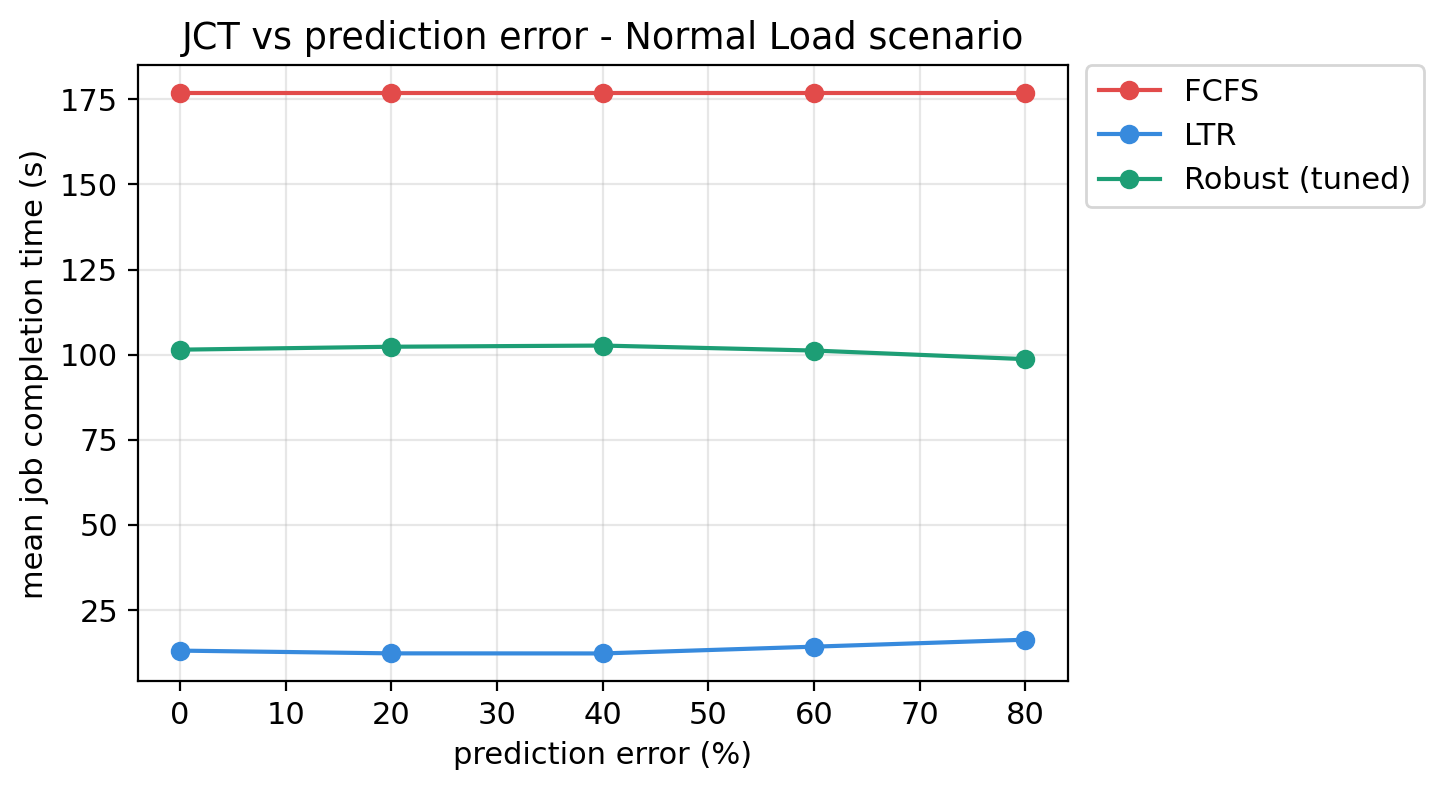

Recreate this plot in Python.
import pandas as pd
import matplotlib.pyplot as plt

# main result: does the robust scheduler catch up to and pass ltr as error grows
plt.rcParams.update({"font.size": 11})

scenario = "normal"
folder = f"results/{scenario}"

fcfs = pd.read_csv(f"{folder}/results_fcfs.csv").sort_values("error_pct")
ltr = pd.read_csv(f"{folder}/results_ltr.csv").sort_values("error_pct")
robust = pd.read_csv(f"{folder}/results_robust_tuned.csv").sort_values("error_pct")

fig, ax = plt.subplots(figsize=(6, 4))
ax.plot(fcfs["error_pct"], fcfs["jct"], marker="o", label="FCFS", color="#E24B4A")
ax.plot(ltr["error_pct"], ltr["jct"], marker="o", label="LTR", color="#378ADD")
ax.plot(robust["error_pct"], robust["jct"], marker="o", label="Robust (tuned)", color="#1D9E75")

ax.set_xlabel("prediction error (%)")
ax.set_ylabel("mean job completion time (s)")
ax.set_title("JCT vs prediction error - Normal Load scenario")
ax.legend(loc="upper left", bbox_to_anchor=(1.02, 1.0), borderaxespad=0)
ax.grid(alpha=0.3)

fig.savefig("scripts/fig1_jct_vs_error.png", dpi=200, bbox_inches="tight")
print("saved scripts/fig1_jct_vs_error.png")
